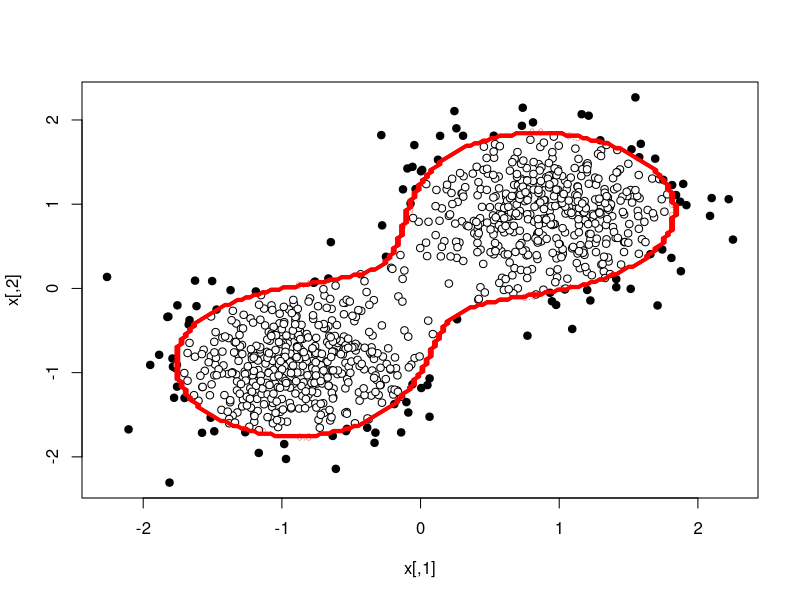

This figure's R source:
library(tidyverse)
library(kernlab)
library(MASS)

# 学習データとパラメータ
set.seed(101)
x <- rbind(matrix(rnorm(1000), ncol = 2), matrix(rnorm(1000, mean = 4), ncol = 2))
x <- scale(x)
sigma <- sigest(x, scaled = F)[2]
rbf <- rbfdot(sigma = sigma)

    
# 学習
ocsvm <- ksvm(x, type = "one-svc", kernel = rbf, nu = 0.1)

# 参照する双対変数αの格納
alpha_ref <- rep(0, 1000)
alpha_ref[ocsvm@alphaindex] <- ocsvm@alpha

# 図示
colorcode <- rep(0, nrow(x))
colorcode[ocsvm@alphaindex] <- 1
plot(x, pch = 21, bg = colorcode)  # bgはマークを塗りつぶす色の指定 
px <- seq(-3, 3, 0.03)
py <- seq(-3, 3, 0.03)
pgrid <- expand.grid(px, py)
pred <- predict(ocsvm, pgrid)
contour(px, py, array(as.numeric(pred) - 1, dim = c(length(px), length(py))),
        xlim = c(-3, 3), ylim = c(-3, 3),
        col = "red", lwd = 2, add = T)

# mu1 <- c(-0.5, -0.5)
# mu2 <- c(0.5, 0.5)
# si <- diag(1.5 ^ 2, 1.5 ^ 2)
#   
# x1 <- mvrnorm(500, mu1, si)
# y1 <- rep(1, 500)
# x2 <- mvrnorm(500, mu2, si)
# y2 <- rep(-1, 500)
# install.packages(c("shinyjs", "mime"))
# df <- tibble(
#   x = c(x1, x2),
#   y = c(y1, y2)
# )
# 
# x <- c(x1, x2)
# plot(x1, y1)

# df <- tribble(
#   ~x, ~y,
#   3, 1,
#   4, 0
# )

x <- c(1, 2, 3, 4)
y <- 1

c = 2
c_ref = 1
w_ref = c(1:10)
xi_ref = 1

# not-kernelization

# Ball Test1
safe_screening <- function(x, y, c, c_ref, w_ref, xi_ref) {
  m1 <- ((c + c_ref)/2*c_ref) * w_ref
  r1 <-  ((c - c_ref)/2*c_ref) * norm(w_ref, type = "2")
  l_c <- (y*x) %*% m1 - r1*norm(y*x, type = "2")  
  u_c <- (y*x) %*% m1 + r1*norm(y*x, type = "2")
  
  if(l_c > 1) {return(0)
    } else return(c)
}
